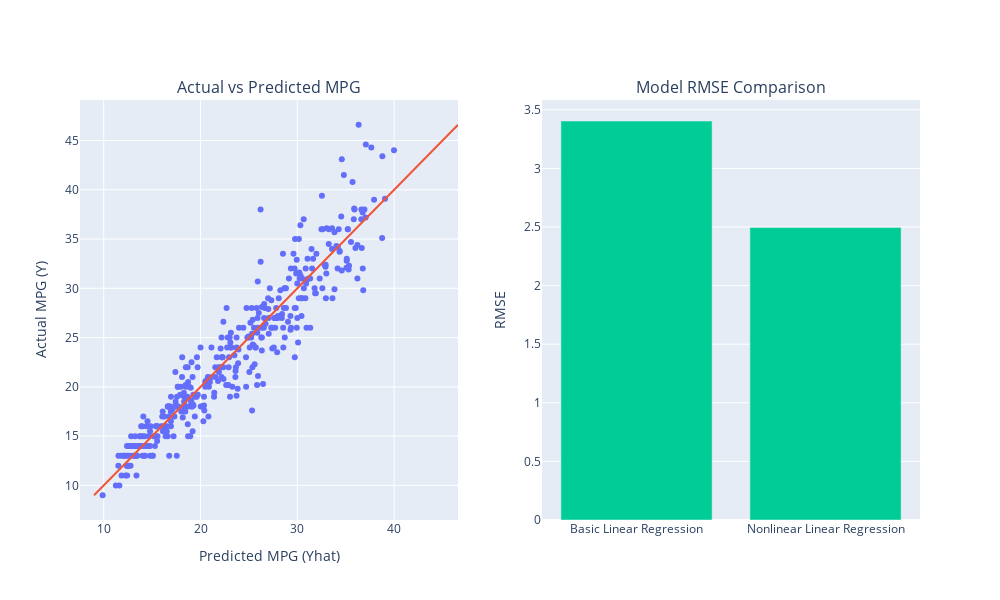

Write notebook code for a chart like this one.
### Markdown cell above
### *5.3 ~ Evaluating the Nonlinear Model*

Next, we evaluate a model that includes nonlinear transformations of the features.

### Code cell
# Initialize the Linear Regression model
nonlinear_model = LinearRegression()

# Evaluate the nonlinear model
evaluate_model("Nonlinear Linear Regression", nonlinear_model, nonlinear_design_matrix, data, models)

### Figure 1 — Plotly figure (JSON) as saved in the notebook; plotly's stock layout.template omitted (floating-point values rounded to 4 significant figures; data arrays with more than 128 entries replaced by an {"elided": "..."} marker saying what was removed)
{"data": [{"mode": "markers", "name": "Nonlinear Linear Regression", "type": "scatter", "x": {"elided": "392 float values"}, "xaxis": "x", "y": {"elided": "392 float values"}, "yaxis": "y"}, {"mode": "lines", "name": "y = yhat", "type": "scatter", "x": [9, 46.6], "xaxis": "x", "y": [9, 46.6], "yaxis": "y"}, {"name": "RMSE", "type": "bar", "x": ["Basic Linear Regression", "Nonlinear Linear Regression"], "xaxis": "x2", "y": [3.404, 2.496], "yaxis": "y2"}], "layout": {"annotations": [{"font": {"size": 16}, "showarrow": false, "text": "Actual vs Predicted MPG", "x": 0.225, "xanchor": "center", "xref": "paper", "y": 1, "yanchor": "bottom", "yref": "paper"}, {"font": {"size": 16}, "showarrow": false, "text": "Model RMSE Comparison", "x": 0.775, "xanchor": "center", "xref": "paper", "y": 1, "yanchor": "bottom", "yref": "paper"}], "height": 600, "showlegend": false, "width": 1000, "xaxis": {"anchor": "y", "domain": [0, 0.45], "title": {"text": "Predicted MPG (Yhat)"}}, "xaxis2": {"anchor": "y2", "domain": [0.55, 1]}, "yaxis": {"anchor": "x", "domain": [0, 1], "title": {"text": "Actual MPG (Y)"}}, "yaxis2": {"anchor": "x2", "domain": [0, 1], "title": {"text": "RMSE"}}}}
